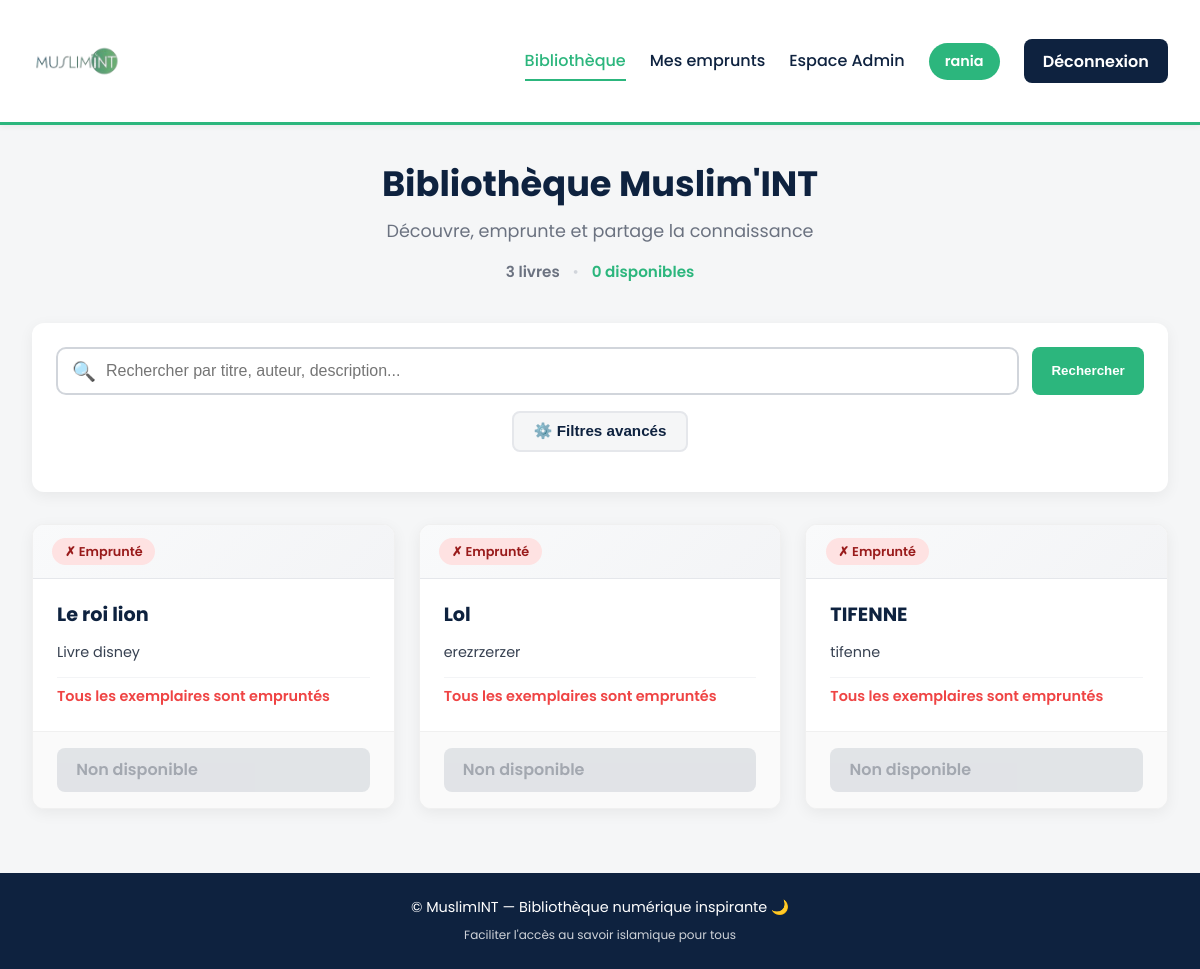
The app's page / (signed in) with its own data.
### library/models.py (models this page shows, shortened)
class Book(models.Model):
    title = models.CharField(max_length=300, verbose_name="Titre")
    slug = models.SlugField(unique=True, blank=True)
    author = models.CharField(max_length=200, blank=True, verbose_name="Auteur")
    category = models.ForeignKey(
        Category,
        on_delete=models.SET_NULL,
        null=True,
        blank=True,
        related_name='books',
        verbose_name="Catégorie"
    )
    description = models.TextField(blank=True, verbose_name="Description")
    isbn = models.CharField(max_length=20, blank=True, verbose_name="ISBN")
    total_copies = models.PositiveIntegerField(default=1, verbose_name="Nombre total d'exemplaires")
    available_copies = models.PositiveIntegerField(default=1, verbose_name="Exemplaires disponibles")
    created_at = models.DateTimeField(auto_now_add=True, null=True)
    updated_at = models.DateTimeField(auto_now=True, null=True)
    spiritual_review = models.TextField(
        blank=True,
        help_text="Avis du pôle spiritualité sur ce livre",
        verbose_name="Avis spirituel"
    )
    class Meta:
        ordering = ['title']
        verbose_name = "Livre"
        verbose_name_plural = "Livres"

### library/views.py (the view, shortened to what this page needs)
# urls.py: path('', views.BookListView.as_view(), name='book_list'),
class BookListView(ListView):
    model = Book
    template_name = 'library/book_list.html'
    context_object_name = 'books'
    paginate_by = 12
    def get_queryset(self):
        queryset = Book.objects.all().select_related()
        query = self.request.GET.get('q', '').strip()
        category = self.request.GET.get('category', '').strip()
        if category:
            queryset = queryset.filter(category__name__iexact=category)
        author = self.request.GET.get('author', '').strip()
        if author:
            queryset = queryset.filter(author__icontains=author)
        availability = self.request.GET.get('availability', '')
        if availability == 'available':
            queryset = queryset.filter(available_copies__gt=0)
        elif availability == 'unavailable':
            queryset = queryset.filter(available_copies=0)
        sort_by = self.request.GET.get('sort', 'title')
        if sort_by == 'title':
            queryset = queryset.order_by('title')
        elif sort_by == '-title':
            queryset = queryset.order_by('-title')
        elif sort_by == 'author':
            queryset = queryset.order_by('author', 'title')
        elif sort_by == 'newest':
            queryset = queryset.order_by('-id')
        elif sort_by == 'oldest':
            queryset = queryset.order_by('id')
        return queryset.distinct()
    def get_context_data(self, **kwargs):
        context = super().get_context_data(**kwargs)
        context['categories'] = Category.objects.all().order_by('name')
        context['all_authors'] = Book.objects.values_list('author', flat=True).distinct().order_by('author')
        context['all_authors'] = [author for author in context['all_authors'] if author]
        context['search_query'] = self.request.GET.get('q', '')
        context['selected_category'] = self.request.GET.get('category', '')
        context['selected_author'] = self.request.GET.get('author', '')
        context['selected_availability'] = self.request.GET.get('availability', '')
        context['selected_sort'] = self.request.GET.get('sort', 'title')
        context['total_books'] = Book.objects.count()
        context['available_books'] = Book.objects.filter(available_copies__gt=0).count()
        return context

### library/templates/library/book_list.html (shortened to what this page needs)
{% extends "library/base.html" %}
{% load static %}
{% block content %}
<section class="library-section">
  <div class="header">
    <h2>Bibliothèque Muslim'INT</h2>
    <p class="subtitle">Découvre, emprunte et partage la connaissance</p>
    <div class="quick-stats">
      <span class="stat">{{ total_books }} livre{{ total_books|pluralize }}</span>
      <span class="separator">•</span>
      <span class="stat available">{{ available_books }} disponible{{ available_books|pluralize }}</span>
    </div>
  </div>
  <div class="search-container">
    <form method="get" class="search-form" id="searchForm">
      <div class="search-main">
        <div class="search-input-wrapper">
          <span class="search-icon">🔍</span>
          <input
            type="text"
            name="q"
            placeholder="Rechercher par titre, auteur, description..."
            value="{{ search_query }}"
            id="searchInput"
          >
        </div>
        <button type="submit" class="btn search-btn">Rechercher</button>
      </div>
      <div class="filters-toggle">
        <button type="button" class="toggle-filters-btn" onclick="toggleFilters()">
          <span id="filterIcon">⚙️</span> Filtres avancés
        </button>
      </div>
    </form>
  </div>
  <div class="book-grid">
    {% for book in books %}
      <a href="{% url 'library:book_detail' book.slug %}" class="book-card-link" style="text-decoration:none;color:inherit;">
      <div class="book-card">
        <div class="book-header">
          {% if book.available_copies > 0 %}
            <span class="availability-badge available">✓ Disponible</span>
          {% else %}
            <span class="availability-badge unavailable">✗ Emprunté</span>
          {% endif %}
        </div>
        <div class="book-info">
          <h3>{{ book.title }}</h3>
          {% if book.description %}
            <p class="desc">{{ book.description|truncatewords:20 }}</p>
          {% else %}
            <p class="desc no-desc">Aucune description disponible</p>
          {% endif %}
          <div class="book-meta">
            <p class="stock">
              {% if book.available_copies > 0 %}
                <span class="copies-available">
                  {{ book.available_copies }}/{{ book.total_copies }} exemplaire{{ book.available_copies|pluralize }}
                </span>
              {% else %}
                <span class="copies-unavailable">
                  Tous les exemplaires sont empruntés
                </span>
              {% endif %}
            </p>
          </div>
        </div>
        <div class="book-actions">
          {% if book.available_copies > 0 %}
            <span class="btn borrow-btn">📖 Voir le livre</span>
          {% else %}
            <span class="btn disabled">Non disponible</span>
          {% endif %}
        </div>
      </div>
      </a>
    {% endfor %}
  </div>
</section>
{% endblock %}

### library/templates/library/base.html (shortened to what this page needs)
{% load static %}
<!doctype html>
<html lang="fr">
<head>
</head>
<body>
<header>
  <div class="header-content">
    <h1>
      <a href="{% url 'library:book_list' %}">
        <img src="{% static 'library/images/muslimint_logo.png' %}"
             alt="MuslimINT">
      </a>
    </h1>
    <nav>
      {% if user.is_authenticated %}
        <a href="{% url 'library:book_list' %}" {% if request.resolver_match.url_name == 'book_list' %}class="active"{% endif %}>
          Bibliothèque
        </a>
        <a href="{% url 'library:my_loans' %}" {% if request.resolver_match.url_name == 'my_loans' %}class="active"{% endif %}>
          Mes emprunts
        </a>
        {% if user.is_staff %}
          <a href="{% url 'library:admin_dashboard' %}" {% if 'admin' in request.resolver_match.url_name %}class="active"{% endif %}>
            Espace Admin
          </a>
        {% endif %}
        <span class="username">{{ user.username }}</span>
        <a class="btn btn-secondary" href="{% url 'library:logout' %}">Déconnexion</a>
      {% else %}
        <a class="btn" href="{% url 'library:login' %}">Se connecter</a>
      {% endif %}
    </nav>
  </div>
</header>
<main>
  {% block content %}{% endblock %}
</main>
<footer>
  © {{ now|date:"Y" }} MuslimINT — Bibliothèque numérique inspirante 🌙
  <br>
  <small style="opacity: 0.8; margin-top: 0.5rem; display: inline-block;">
    Faciliter l'accès au savoir islamique pour tous
  </small>
</footer>
</body>
</html>

### library/templates/library/base.html (style rules this page uses)
:root { --mint-green: #2CB67D; --deep-blue: #0E223F; --light-gray: #f5f6f7; --text-dark: #1f2937; }
* { margin: 0; padding: 0; box-sizing: border-box; }
body { font-family: "Poppins", "Segoe UI", Arial, sans-serif; background-color: var(--light-gray); color: var(--text-dark); min-height: 100vh; display: flex; flex-direction: column; }
header { background-color: white; border-bottom: 3px solid var(--mint-green); box-shadow: 0 2px 6px rgba(0, 0, 0, 0.05); padding: 1rem 2rem; position: sticky; top: 0; z-index: 1000; }
.header-content { max-width: 1400px; margin: 0 auto; display: flex; justify-content: space-between; align-items: center; }
header h1 a { text-decoration: none; display: inline-block; }
header h1 img { height: 90px; max-height: 12vh; vertical-align: middle; transition: transform 0.3s ease; }
nav { display: flex; align-items: center; gap: 1.5rem; }
nav a { text-decoration: none; color: var(--deep-blue); font-weight: 500; transition: color 0.3s; padding: 0.4rem 0; border-bottom: 2px solid transparent; }
nav a.active { color: var(--mint-green); border-bottom-color: var(--mint-green); }
.username { background: var(--mint-green); color: white; padding: 0.5rem 1rem; border-radius: 20px; font-size: 0.9rem; font-weight: 600; }
main { flex: 1; width: 100%; max-width: 1400px; margin: 2rem auto; padding: 0 2rem; }
footer { background-color: var(--deep-blue); color: white; text-align: center; padding: 1.5rem; font-size: 0.9rem; margin-top: auto; }
.btn { background: var(--mint-green); color: white; border: none; border-radius: 8px; padding: 0.6rem 1.2rem; cursor: pointer; font-weight: 600; text-decoration: none; transition: all 0.3s; display: inline-block; }
.btn-secondary { background: var(--deep-blue); }

### records on screen
Book: available_copies "✗ Emprunté", title "Le roi lion", description "Livre disney"
Book: available_copies "✗ Emprunté", title "Lol", description "erezrzerzer"
Book: available_copies "✗ Emprunté", title "TIFENNE", description "tifenne"

### other values on screen
{{ user.username }} "rania"
{{ total_books }} "3"
{{ available_books }} "0"
